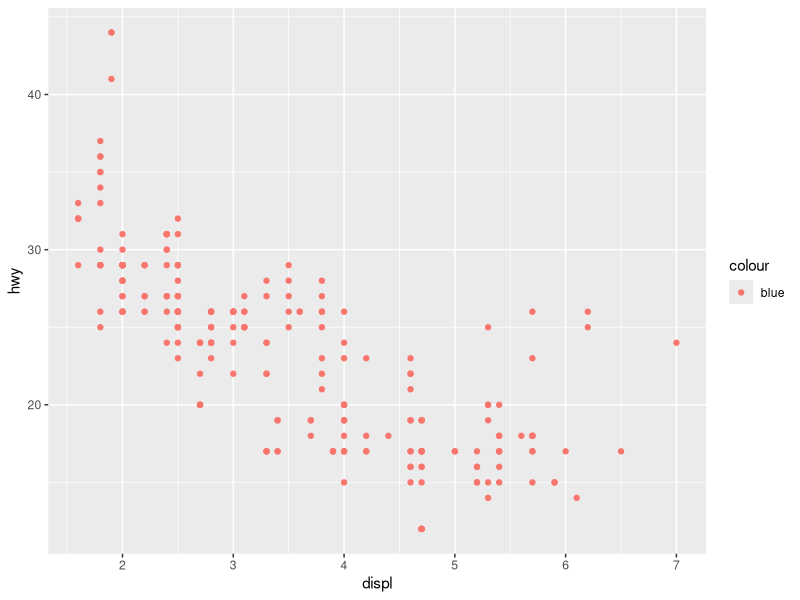
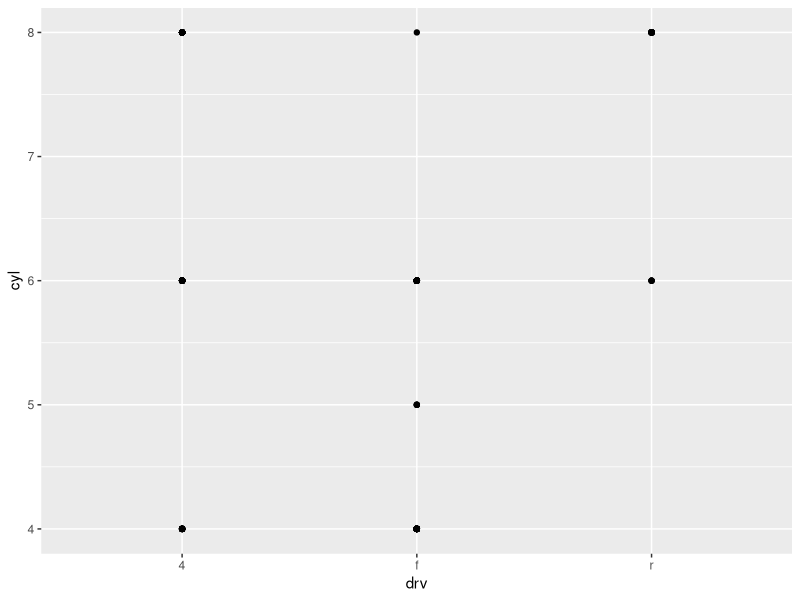
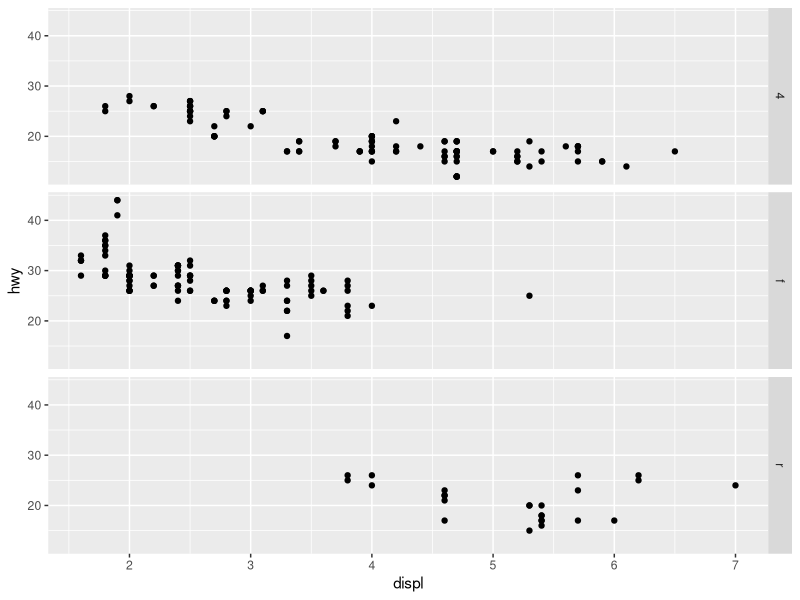
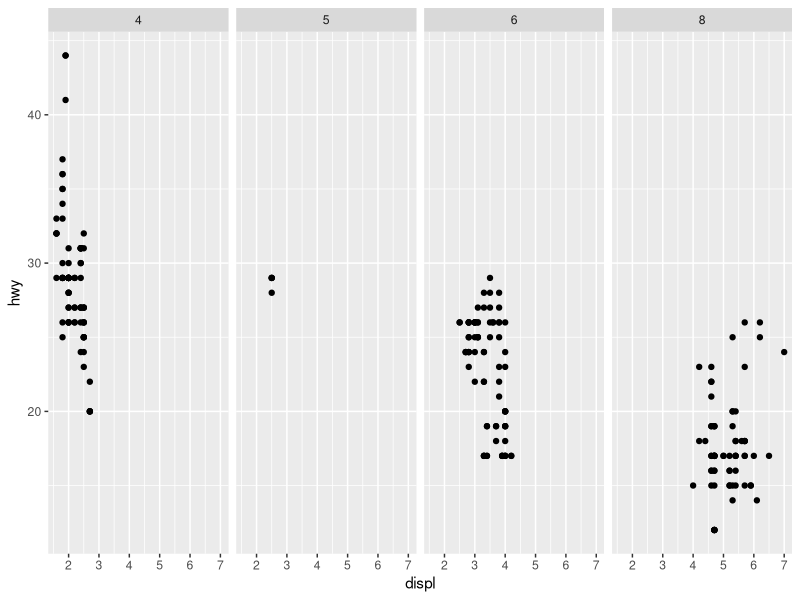
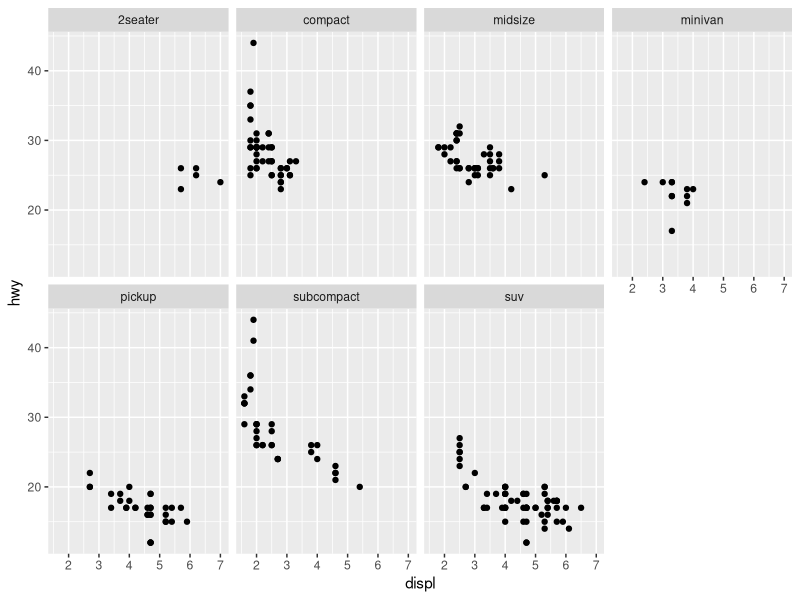

Recreate these plots in R, in order.
## ---- chunk 1
knitr::opts_chunk$set(echo = TRUE)

# install.packages("tidyverse") # you shouldn't need this line unless you are working your personal computer and not on the server.
library(tidyverse)
## ---- chunk 2

## ---- chunk 3

## ---- chunk 4

## ---- chunk 5

## ---- chunk 6

## ---- chunk 7

## ---- chunk 8

## ---- chunk 9
ggplot(data = mpg) + 
  geom_point(mapping = aes(x = displ, y = hwy, color = "blue"))
## ---- chunk 10

## ---- chunk 11

## ---- chunk 12

## ---- chunk 13

## ---- chunk 14

## ---- chunk 15

## ---- chunk 16
ggplot(data = mpg) + 
  geom_point(mapping = aes(x = drv, y = cyl))
## ---- chunk 17
ggplot(data = mpg) + 
  geom_point(mapping = aes(x = displ, y = hwy)) +
  facet_grid(drv ~ .)

ggplot(data = mpg) + 
  geom_point(mapping = aes(x = displ, y = hwy)) +
  facet_grid(. ~ cyl)
## ---- chunk 18
ggplot(data = mpg) + 
  geom_point(mapping = aes(x = displ, y = hwy)) + 
  facet_wrap(~ class, nrow = 2)
## ---- chunk 19

